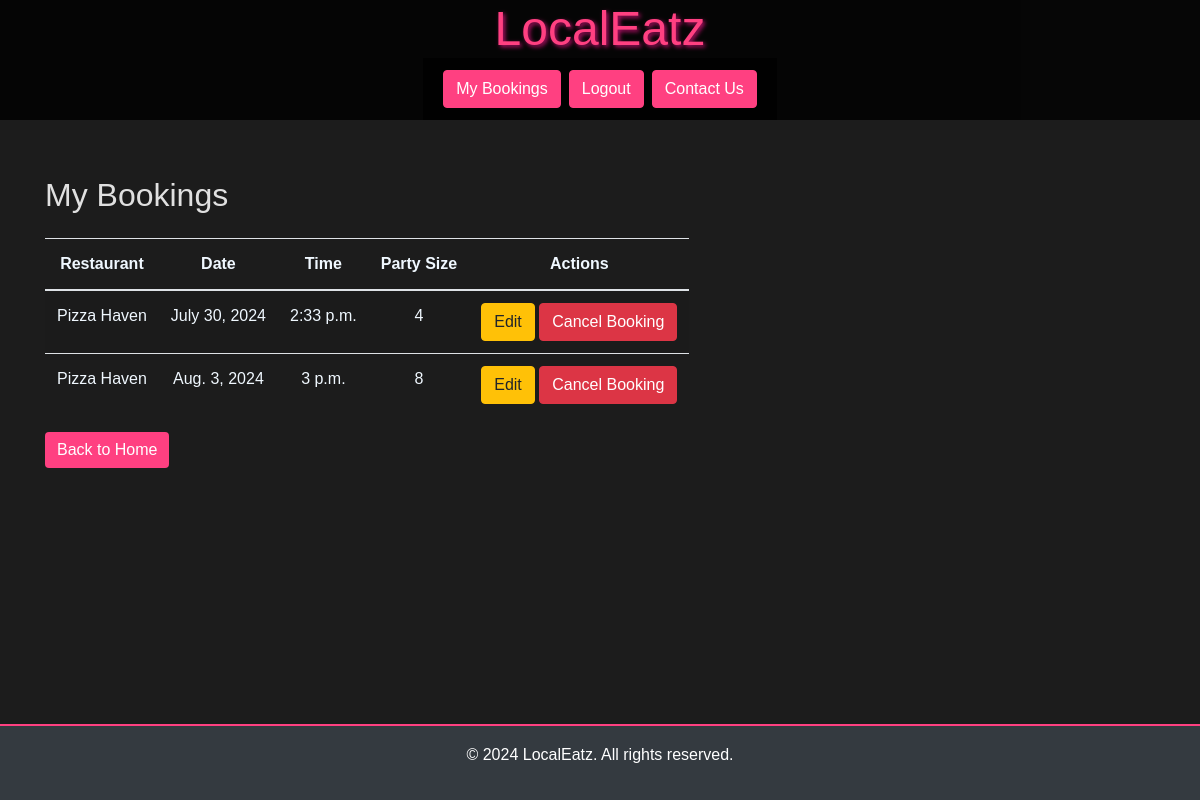
The app's page /my-bookings/ (signed in), older data.
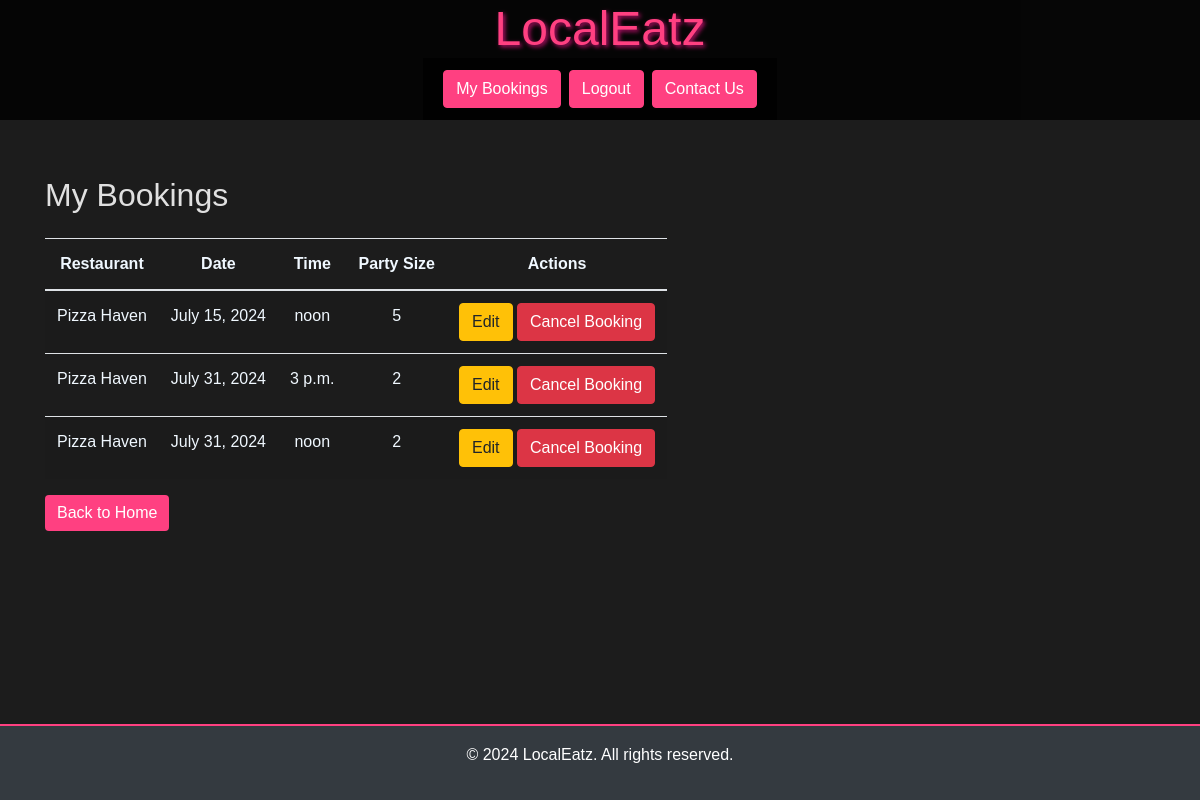
The same page, newer data.
### restaurants/models.py (models this page shows, shortened)
class Booking(models.Model):
    user = models.ForeignKey(User, on_delete=models.SET_NULL, null=True)  # Reference to the user who made the booking
    restaurant = models.ForeignKey(Restaurant, on_delete=models.CASCADE)  # Reference to the restaurant where the booking was made
    name = models.CharField(max_length=100)  # Name of the person who made the booking
    date = models.DateField()  # Date of the booking
    time = models.TimeField()  # Time of the booking
    party_size = models.PositiveIntegerField()  # Number of people in the party

class Restaurant(models.Model):
    name = models.CharField(max_length=255)  # Name of the restaurant
    address = models.CharField(max_length=255)  # Address of the restaurant
    description = models.TextField(blank=True)  # Optional description of the restaurant
    max_tables = models.IntegerField(default=3)  # Maximum number of tables available in the restaurant

### restaurants/views.py (the view)
# urls.py: path('my-bookings/', views.my_bookings, name='my_bookings'),
@login_required
def my_bookings(request):
    user = request.user
    bookings = Booking.objects.filter(user=user)  # Filter bookings by the current user
    return render(request, 'users/my_bookings.html', {'bookings': bookings})

### restaurants/templates/users/my_bookings.html (shortened to what this page needs)
{% extends 'base.html' %}
{% block content %}
<div class="container mt-5">
    <h2 class="mb-4">My Bookings</h2>
    {% if bookings %}
    <div class="table-responsive">
        <table class="table table-striped">
            <thead>
                <tr style="color: aliceblue;">
                    <th>Restaurant</th>
                    <th>Date</th>
                    <th>Time</th>
                    <th>Party Size</th>
                    <th>Actions</th>
                </tr>
            </thead>
            <tbody>
                {% for booking in bookings %}
                <tr style="color: aliceblue;">
                    <td>{{ booking.restaurant.name }}</td>
                    <td>{{ booking.date }}</td>
                    <td>{{ booking.time }}</td>
                    <td>{{ booking.party_size }}</td>
                    <td>
                        <a href="{% url 'edit_booking' booking.id %}" class="btn btn-warning">Edit</a>
                        <button data-booking-id="{{ booking.id }}" class="btn btn-danger cancel-btn">Cancel
                            Booking</button>
                    </td>
                </tr>
                {% endfor %}
            </tbody>
        </table>
        {% else %}
        <p>You have no bookings yet.</p>
        {% endif %}
        <a href="{% url 'home' %}" class="btn btn-custom">Back to Home</a>
    </div>
</div>
{% endblock %}

Row changes from the older to the newer data that the page shows:
removed Booking: restaurant.name "Pizza Haven", date "July 30, 2024", time "2:33 p.m.", party_size "4"
removed Booking: restaurant.name "Pizza Haven", date "Aug. 3, 2024", time "3 p.m.", party_size "8"
added Booking: restaurant.name "Pizza Haven", date "July 15, 2024", time "noon", party_size "5"
added Booking: restaurant.name "Pizza Haven", date "July 31, 2024", time "3 p.m.", party_size "2"
added Booking: restaurant.name "Pizza Haven", date "July 31, 2024", time "noon", party_size "2"
